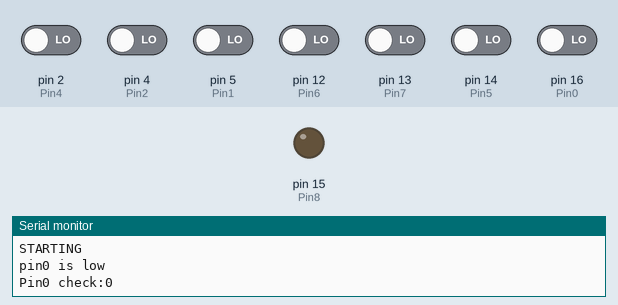
Recording of a sketch running on a simulated Arduino Uno, built with avr-gcc and run on an emulated ATmega328P. Shown: output pins drawn as LEDs (lit = HIGH), the last lines printed to the serial monitor. Inputs (shaded band) come from the test bench; at power-on: pin 2 (Pin4), pin 4 (Pin2), pin 5 (Pin1), pin 12 (Pin6), pin 13 (Pin7), pin 14 (Pin5), pin 16 (Pin0) LOW.

Above: at 1.2 s.
1.3 s: pin 5 (Pin1) driven HIGH
At 2.6 s:
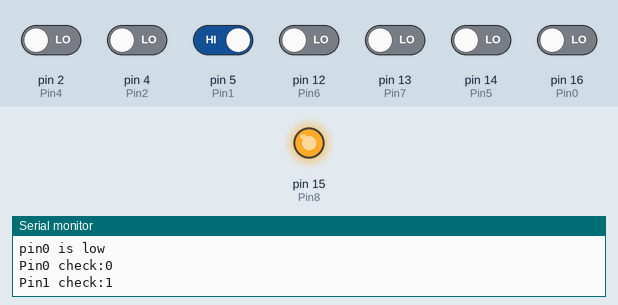
13.3 s: pin 2 (Pin4) driven HIGH
At 24.3 s:
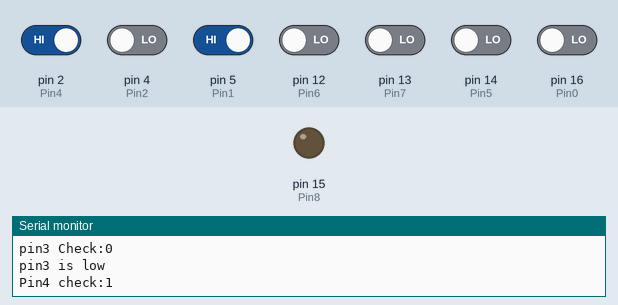
25.5 s: pin 5 (Pin1) driven LOW
At 26.0 s:
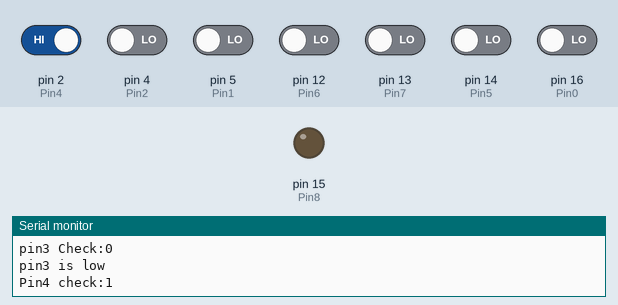
Timing chart, 0 to 28.5 s (numbered marks = the images above; inputs shaded):
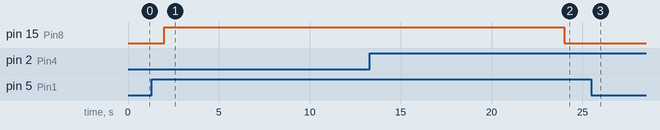

Measured:
- after the input at 1.3 s, pin 15 (Pin8): LOW → HIGH after 0.70 s
- after the input at 13.3 s, pin 15 (Pin8): HIGH → LOW after 10.7 s
- after the input at 25.5 s, pin 15 (Pin8): stays LOW (without the input it goes to HIGH after 8.5 s)

The sketch:

customized_Read.ino
```cpp
int pink =0;
int Pin0 = 16;
int Pin1 = 5;

int Pin2 = 4;
int Pin3 = 0;
int Pin4 = 2;
int Pin5 = 14;
int Pin6 = 12;
int Pin7 = 13;
int Pin8 = 15;
int PinA0 = 17;


void setup() {
  Serial.begin(115200);
  pinMode(Pin0, INPUT);
  pinMode(Pin1, INPUT);
  pinMode(Pin2, INPUT);
  pinMode(Pin3, INPUT);
  pinMode(Pin4, INPUT);
  pinMode(Pin5, INPUT);
  pinMode(Pin6, INPUT);
  pinMode(Pin7, INPUT);
  pinMode(Pin8, OUTPUT);

  pinMode(PinA0, INPUT);

}

void loop() {
 Serial.println("STARTING");

  pink = digitalRead(Pin0);    // turn the LEPin off by making the voltage LOW
  if(pink == HIGH) analogWrite(Pin8, 20); // analogRead values go from 0 to 1023, analogWrite values from 0 to 255
  else Serial.println("pin0 is low");
  Serial.print("Pin0 check:");
  Serial.println(pink);
  delay(2000);

  pink = digitalRead(Pin1);    // turn the LEPin off by making the voltage LOW
  Serial.print("Pin1 check:");
  Serial.println(pink);
  if(pink == HIGH) analogWrite(Pin8, 255); // analogRead values go from 0 to 1023, analogWrite values from 0 to 255
  else Serial.println("pin1 is low");
  delay(2000);

  pink = digitalRead(Pin2);
  Serial.print("Pin2 check:");
  Serial.println(pink);
  if(pink == HIGH) analogWrite(Pin8, 40); // analogRead values go from 0 to 1023, analogWrite values from 0 to 255
  else Serial.println("pin2 is low");
  delay(2000);

  pink = digitalRead(Pin3);   // turn the LEPin on (check: is the voltage level)
  Serial.print("pin3 Check:");
  Serial.println(pink);
  if(pink == HIGH) analogWrite(Pin8, 240); // analogRead values go from 0 to 1023, analogWrite values from 0 to 255
  else Serial.println("pin3 is low");
  delay(2000);

  pink = digitalRead(Pin4);    // turn the LEPin off by making the voltage LOW
  Serial.print("Pin4 check:");
  Serial.println(pink);
  if(pink == HIGH) analogWrite(Pin8, 60); // analogRead values go from 0 to 1023, analogWrite values from 0 to 255
  else Serial.println("pin4 is low");
  delay(2000);

  pink = digitalRead(Pin5);
  Serial.print("Pin5 check:");
  Serial.println(pink);
  if(pink == HIGH) analogWrite(Pin8, 220);
  else Serial.println("pin5 is low"); // analogRead values go from 0 to 1023, analogWrite values from 0 to 255
  delay(2000);

  pink = digitalRead(Pin6);   // turn the LEPin on (check: is the voltage level)
 Serial.print("Pin6 check:");
  Serial.println(pink);
  if(pink == HIGH) analogWrite(Pin8, 80); // analogRead values go from 0 to 1023, analogWrite values from 0 to 255
  else Serial.println("pin6 is low");
  delay(2000);

  pink = digitalRead(Pin7);
  Serial.print("Pin7 check:");
  Serial.println(pink);
  if(pink == HIGH) analogWrite(Pin8, 200); // analogRead values go from 0 to 1023, analogWrite values from 0 to 255
  else Serial.println("pin7 is low");
  delay(2000);

}
```
